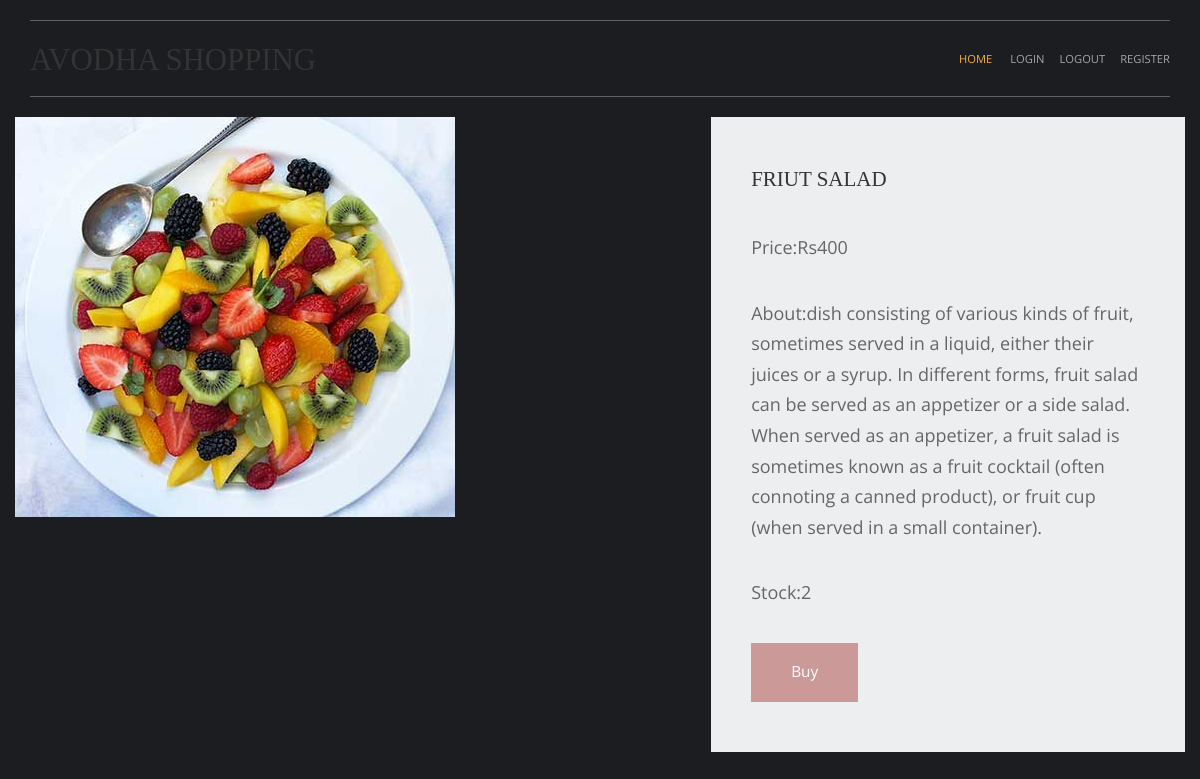
The app's page /fruits/friut-salad with its own data.
### shop/models.py (models this page shows, shortened)
class Products(models.Model):
    name=models.CharField(max_length=100, unique=True)
    slug=models.SlugField(max_length=100, unique=True)
    img=models.ImageField(upload_to='product')
    desc=models.TextField()
    stock=models.IntegerField()
    available=models.BooleanField()
    price=models.IntegerField()
    category=models.ForeignKey(categ, on_delete=models.CASCADE)

### shop/views.py (the view)
# urls.py: path('<slug:c_slug>/<slug:product_slug>', views.prodDetails, name='details'),
def prodDetails(request,c_slug,product_slug):
    try:
        prodt=Products.objects.get(category__slug=c_slug,slug=product_slug)
    except Exception as e:
        raise e
    return render(request, 'Item.html',{'pr':prodt})

### Templates/Item.html (shortened to what this page needs)
{% extends 'base.html' %}
{% load static %}
{% block content %}
<!DOCTYPE html>
<html lang="en">
<head>
    <link href="{% static 'PR/fontawesome/css/all.min.css' %}" rel="stylesheet" />
    <link href="{% static 'PR/css/templatemo-comparto.css' %}" rel="stylesheet" />
</head>
<body>
        </div>
        <section class="tm-mb-1" id="about">
            <div class="tm-row tm-about-row">
                <div class="tm-section-1-l">
                    <img src="{{pr.img.url}}" alt="About image" class="tm-img-responsive">
                </div>
                <article class="tm-section-1-r tm-bg-color-8">
                    <h2 class="tm-mb-2 tm-title-color">{{pr.name}}</h2>
                    <p>Price:Rs{{pr.price}}</p>
                    <p>About:{{pr.desc}}</p>
                    <p>Stock:{{pr.stock}}</p>
                    {% if pr.stock <= 0 %}
                    <h1 style="color:red">Sorry, No Stocks Left!!!</h1>
                    {% else %}
                    <a href="{% url 'addcart' pr.id %}" class="tm-btn tm-btn-1 tm-link-to-services">Buy</a>
                    {% endif %}
                </article>
            </div>
        </section>
</body>
</html>
{% endblock %}

### static/HM/layout/styles/layout.css (style rules this page uses)
*, *::before, *::after { transition:all .3s ease-in-out; }
body { color:#A5A6AA; background-color:#1C1D21; }
a { color:#FBAB45; }

### static/PR/css/templatemo-comparto.css (style rules this page uses)
*, *::before, *::after { box-sizing: border-box; outline: none; }
ul, h1, h2, h3, h4, p, figure { padding: 0; margin: 0; }
body { font-family: 'Open Sans', Arial, sans-serif; font-size: 18px; overflow-x: hidden; padding-left: 15px; padding-right: 15px; margin: 0; }
h2 { font-size: 1.5rem; }
a { transition: all 0.3s ease; text-decoration: none; }
p { color: #666; line-height: 1.7; margin-bottom: 35px; }
h1, h2, h3, h4, h5, h6 { color: #333; }
.tm-mb-1 { margin-bottom: 20px; }
.tm-mb-2 { margin-bottom: 40px; }
.tm-bg-color-8 { background-color: #EDEEEF; }
.tm-img-responsive { max-width: 100%; height: auto; }
.tm-section-1-l { width: 57.85%; margin-right: 1.65%; }
.tm-section-1-r { padding: 50px 40px; width: 40.5%; }
.tm-row { display: flex; }
.tm-btn { display: inline-block; padding: 15px 40px; font-size: 1.1rem; border: none; background-color: #CC9999; color: white; }
a { color: #666; }

### static/HM/layout/styles/framework.css (style rules this page uses)
html { overflow-y:scroll; overflow-x:hidden; }
html, body { margin:0; padding:0; font-size:14px; line-height:1.6em; }
*, *::before, *::after { box-sizing:border-box; }
a { outline:none; text-decoration:none; }
img { width:auto; max-width:100%; height:auto; margin:0; padding:0; border:none; line-height:normal; vertical-align:middle; }
body, input, textarea, select { font-family:Verdana, Geneva, sans-serif; }
h1, h2, h3, h4, h5, h6, .heading { font-family:Georgia, "Times New Roman", Times, serif; }
::placeholder { opacity:1; }
h1, h2, h3, h4, h5, h6, .heading { margin:0 0 20px 0; font-size:1.4rem; line-height:normal; font-weight:normal; text-transform:uppercase; }
address, article, aside, figcaption, figure, footer, header, main, nav, section { display:block; margin:0; padding:0; }

### records on screen
Products: img (picture), name "FRIUT SALAD", price "400", desc "dish consisting of various kinds of fruit, sometimes served in a liquid, either their juices or a syrup. In different forms, fruit salad can be served as an appetizer or a side salad. When served as an appetizer, a fruit salad is sometimes known as a fruit cocktail (often connoting a canned product), or fruit cup (when served in a small container).", stock "2"
